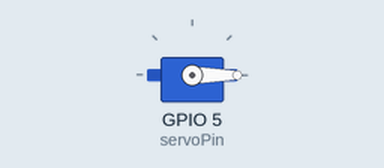
A sketch run on a simulated ESP32. On the bench: servo. What the sketch prints to the serial monitor is not drawn.

Above: at 0.05 s.
At 1.5 s:
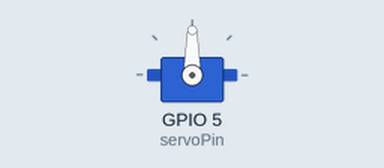
At 3.0 s:
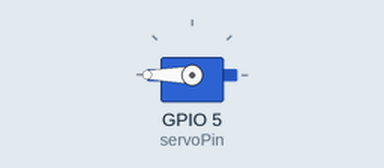
Timing chart, 0 to 6.9 s (numbered marks = the images above):
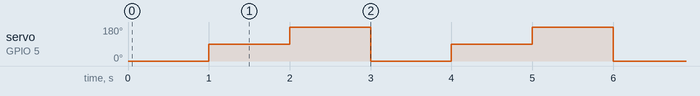

Measured:
- by itself, servo on GPIO 5 (servoPin): repeats every 3.0 s: 180° 1.0 s, 0° 1.0 s, 90° 1.0 s

The sketch:

servo_test.ino
```cpp
/*
 * Standalone servo sweep test — ESP32-CAM (AI-Thinker)
 * Board: AI Thinker ESP32-CAM
 * Library: ESP32Servo (NOT the standard Arduino Servo library)
 *
 * Servo signal -> GPIO12
 * Upload this sketch alone (separate folder from camera_servo).
 */

#include <ESP32Servo.h>

Servo myServo;
const int servoPin = 5;

void setup() {
  Serial.begin(115200);
  ESP32PWM::allocateTimer(0);
  ESP32PWM::allocateTimer(1);
  ESP32PWM::allocateTimer(2);
  ESP32PWM::allocateTimer(3);
  myServo.setPeriodHertz(50);
  myServo.attach(servoPin, 500, 2400);
  Serial.println("Servo test on GPIO12 — sweep 0 -> 90 -> 180");
}

void loop() {
  myServo.write(0);
  Serial.println("angle 0");
  delay(1000);

  myServo.write(90);
  Serial.println("angle 90");
  delay(1000);

  myServo.write(180);
  Serial.println("angle 180");
  delay(1000);
}
```
